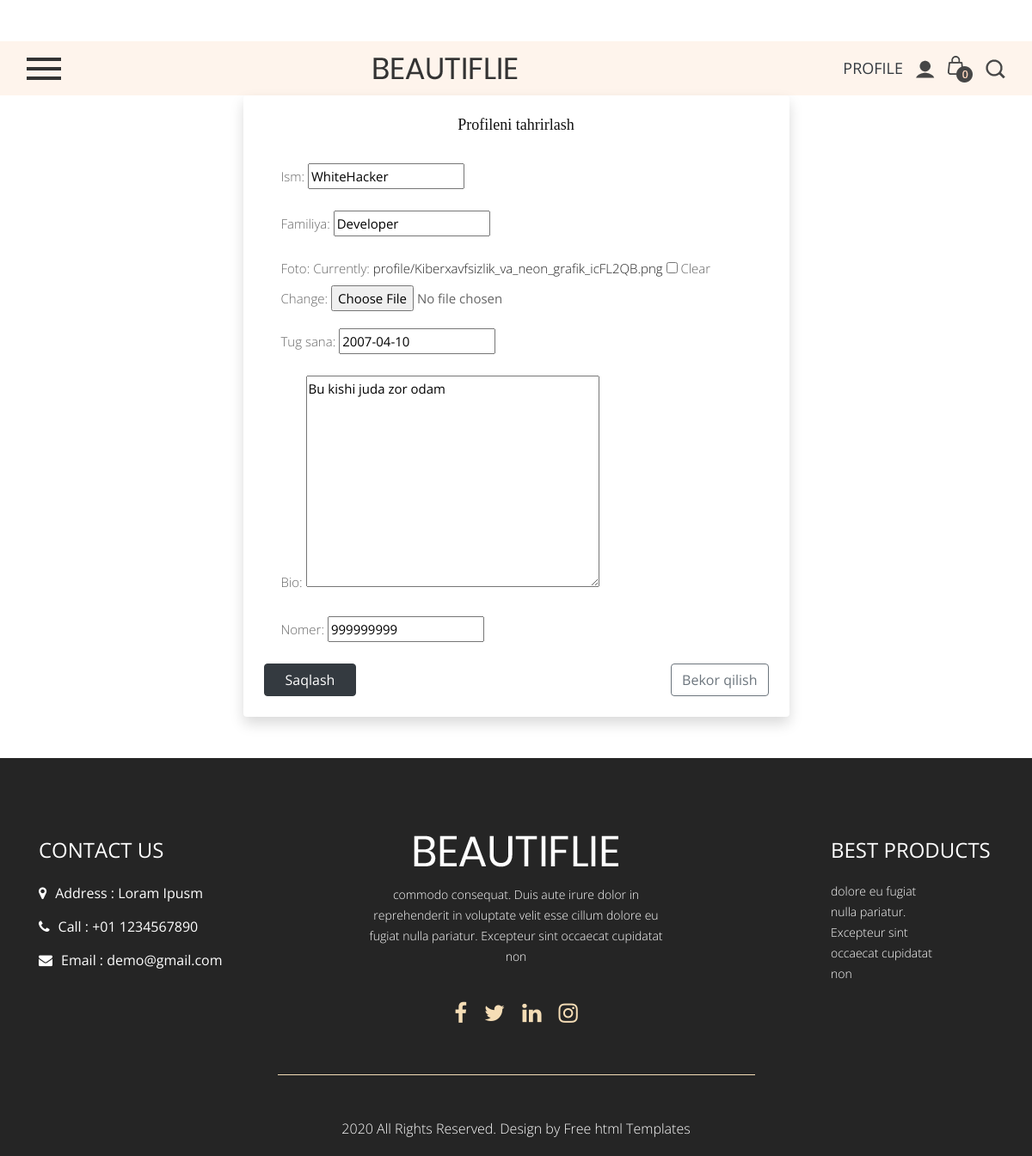
The app's page /user/profile_edit/ (signed in) with its own data.
### user/models.py (models this page shows, shortened)
class Profile(models.Model):
    user = models.OneToOneField(User, on_delete=models.CASCADE)
    ism = models.CharField(max_length=50, null=True, blank=True)
    familiya = models.CharField(max_length=50, null=True, blank=True)
    tug_sana = models.DateField(null=True, blank=True)
    foto = models.ImageField(upload_to='profile/',null=True, blank=True)
    nomer = models.CharField(max_length=13,null=True, blank=True)
    bio = models.TextField(null=True, blank=True)

### user/views.py (the view, shortened to what this page needs)
# urls.py: path('profile_edit/', profile_edit, name='profile_edit'),
def profile_edit(request):
    title = 'Profile Edit'
    javob = ""
    profile = Profile.objects.get(user=request.user)
    data = request.POST
    form = ProfileForm(instance=profile)
    return render(request, 'user/profile_edit.html', {'form': form, 'javob': javob, 'title': title})

### user/forms.py
class ProfileForm(forms.ModelForm):
    class Meta:
        model = Profile
        fields = ('ism', 'familiya', 'foto', 'tug_sana', 'bio', 'nomer')

### templates/user/profile_edit.html (shortened to what this page needs)
{% extends "base.html" %}
{% block content %}
<div class="container my-5">
    <div class="row justify-content-center">
        <div class="col-lg-7 col-md-9">
            <div class="card shadow border-0">
                <div class="card-body p-4">
                    <h3 class="text-center mb-4" style="font-family: Georgia, serif;">
                        Profileni tahrirlash
                    </h3>
                    <form method="post" enctype="multipart/form-data">
                        {{ form.as_p }}
                        <div class="d-flex justify-content-between flex-wrap gap-2">
                            <button type="submit" class="btn btn-dark px-4">
                                Saqlash
                            </button>
                            <a href="{% url 'profile' %}" class="btn btn-outline-secondary">
                                Bekor qilish
                            </a>
                        </div>
                    </form>
                </div>
            </div>
        </div>
    </div>
</div>
{% endblock %}

### static/css/style.css (style rules this page uses)
* { box-sizing: border-box !important; transition: ease all 0.5s; }
html { scroll-behavior: smooth; }
body { color: #666666; font-size: 14px; line-height: 1.80857; font-weight: normal; overflow-x: hidden; font-family: 'Open Sans', sans-serif; }
a { color: #1f1f1f; text-decoration: none !important; outline: none !important; -webkit-transition: all .3s ease-in-out; -moz-transition: all .3s ease-in-out; -ms-transition: all .3s ease-in-out; -o-transition: all .3s ease-in-out; transition: all .3s ease-in-out; }
h1, h2, h3, h4, h5, h6 { letter-spacing: 0; font-weight: normal; position: relative; padding: 0 0 10px 0; font-weight: normal; line-height: normal; color: #111111; margin: 0 }
h3 { font-size: 18px }
*, *::after, *::before { -webkit-box-sizing: border-box; -moz-box-sizing: border-box; box-sizing: border-box; }
p { margin: 20px; font-weight: 300; font-size: 15px; line-height: 24px; }
a { color: #222222; text-decoration: none; outline: none !important; }
a, .btn { text-decoration: none !important; outline: none !important; -webkit-transition: all .3s ease-in-out; -moz-transition: all .3s ease-in-out; -ms-transition: all .3s ease-in-out; -o-transition: all .3s ease-in-out; transition: all .3s ease-in-out; }
button { border: 0; margin: 0; padding: 0; cursor: pointer; }

### records on screen
Profile: ism "WhiteHacker", familiya "Developer", tug_sana "2007-04-10", bio "Bu kishi juda zor odam", nomer "999999999"
